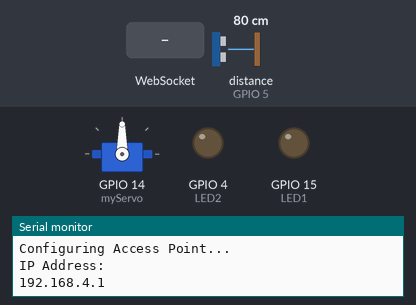
Simulated run of this sketch. Board: ESP32. Shown: servo, output pins drawn as LEDs (lit = HIGH), the last lines printed to the serial monitor. Inputs (shaded band) come from the test bench; at power-on: distance to the obstacle (sensor on GPIO 5) 80 cm. The echo pulse lasts 58.3 µs per cm.

Above: at 1.2 s.
1.3 s: WebSocket text "1" received
At 1.8 s:
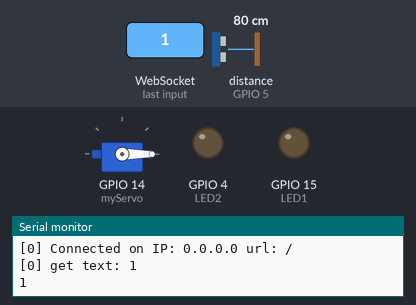
Timing chart, 0 to 4.3 s (numbered marks = the images above; inputs shaded):
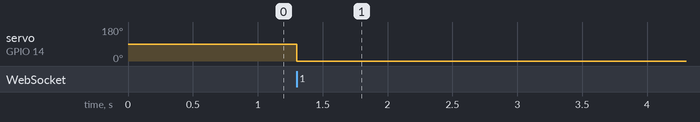

Measured:
- after the input at 1.3 s, servo on GPIO 14 (myServo): 90° → 0° at once

The sketch:

websocket.ino
```cpp
#include<WiFi.h>
#include<ESPAsyncWebSrv.h>
#include<WebSocketsServer.h>
#include<ESP32Servo.h>
#include<stdlib.h>
#include<ArduinoJson.h>
#include<NewPing.h>
#include<Ticker.h>

int LED1 = 15;
int LED2 = 4;
int TRIG = 18;
int ECHO = 5;

Ticker timer;
NewPing sonar(TRIG,ECHO);
AsyncWebServer server(80);
WebSocketsServer socket(81);
Servo myServo;

char webpage[] PROGMEM = R"=====(
<!DOCTYPE html>
<html>

<body>
    <script>
        var connection = new WebSocket("ws://" + location.hostname + ":81")
        var led_1_stat = 0;
        var led_2_stat = 0;
        var x = 0;
        const led1_on = () => {
            led_1_stat = 1;
            send_json();
        }
        const led1_off = () => {
            led_1_stat = 0;
            send_json();
        }
        const led2_on = () => {
            led_2_stat = 1;
            send_json();
        }
        const led2_off = () => {
            led_2_stat = 0;
            send_json();
        }
        const handleServo = () => {
            x = document.getElementById("servo").value;
            send_json();
        }

        const send_json = () => {
            var data = '{' + "LED1:" + led_1_stat + "," + "LED2:" + led_2_stat + "," + "SERVO:" + x + '}';
            connection.send(data);
        }
        connection.onmessage = (event) => {
            var full_data = event.data;
            var {SONAR} = JSON.parse(full_data);
            document.getElementById('sensor_meter').value = SONAR;
            document.getElementById('sensor_data').innerHTML = SONAR;
        }
    </script>
    <center>
        <h1>Control Your LED remotely</h1>
        <h3>LED 1</h3>
        <button type="button" onclick="led1_on()">ON</button>
        <button type="button" onclick="led1_off()">OFF</button>
        <h3>LED 2</h3>
        <button type="button" onclick="led2_on()">ON</button>
        <button type="button" onclick="led2_off()">OFF</button>
        <h3>SERVO MOTOR</h3>
        <input type="range" name="servo" value="0" min="0" max="180" onchange="handleServo()" id="servo" />
        <h3>Distance between SONAR and Object</h3>
    </center>
    <div style="text-align: center;">
        <meter id="sensor_meter" value="40" min="0" max="150"></meter>
        <span id="sensor_data">80 </span>cm
    </div>
</body>

</html>
)=====";

void notFound(AsyncWebServerRequest *request){
  String message = "Page Not Found";
  request->send(404,"text/plain", message);
}

void WebSocketEvent(uint8_t num, WStype_t type, uint8_t * payload, size_t length){
  switch(type){
    case WStype_DISCONNECTED:
      Serial.printf("[%u] Disconnected\n",num);
      break;
    case WStype_CONNECTED:{
      IPAddress ip = socket.remoteIP(num);
      Serial.printf("[%u] Connected on IP: %d.%d.%d.%d url: %s\n",num,ip[0],ip[1],ip[2],ip[3],payload);
      socket.sendTXT(num,"Connected");
    }
      break;
    case WStype_TEXT:{
      Serial.printf("[%u] get text: %s\n",num,payload);
      String message = String((char*)(payload));
      Serial.println(message);
      DynamicJsonDocument docs(200);
      DeserializationError error = deserializeJson(docs,message);
      if(error){
        Serial.println("Error occurred...");
        return;
      }

      int led1_status = docs["LED1"];
      int led2_status = docs["LED2"];
      int servo = docs["SERVO"];

      digitalWrite(LED1,led1_status);
      digitalWrite(LED2,led2_status);
      myServo.write(servo);
    }
      break;
  }
}

void send_data(){
  unsigned int distance = sonar.ping_cm();
  String JSON_DATA = "{\"SONAR\" : ";
  JSON_DATA += distance;
  JSON_DATA += "}";
  socket.broadcastTXT(JSON_DATA);
}

void setup() {
  // put your setup code here, to run once:
  myServo.attach(14);
  pinMode(LED1,OUTPUT);
  pinMode(LED2,OUTPUT);
  Serial.begin(115200);
  Serial.println("Configuring Access Point...");
  WiFi.softAP("ESP32","");
  Serial.println("IP Address: ");
  Serial.println(WiFi.softAPIP());

  server.on("/",[](AsyncWebServerRequest *request){
    request -> send_P(200,"text/html",webpage);
  });
  server.onNotFound(notFound);
  server.begin();
  socket.begin();
  socket.onEvent(WebSocketEvent);
  timer.attach(0.5,send_data);
}

void loop() {
  socket.loop();
}
```
